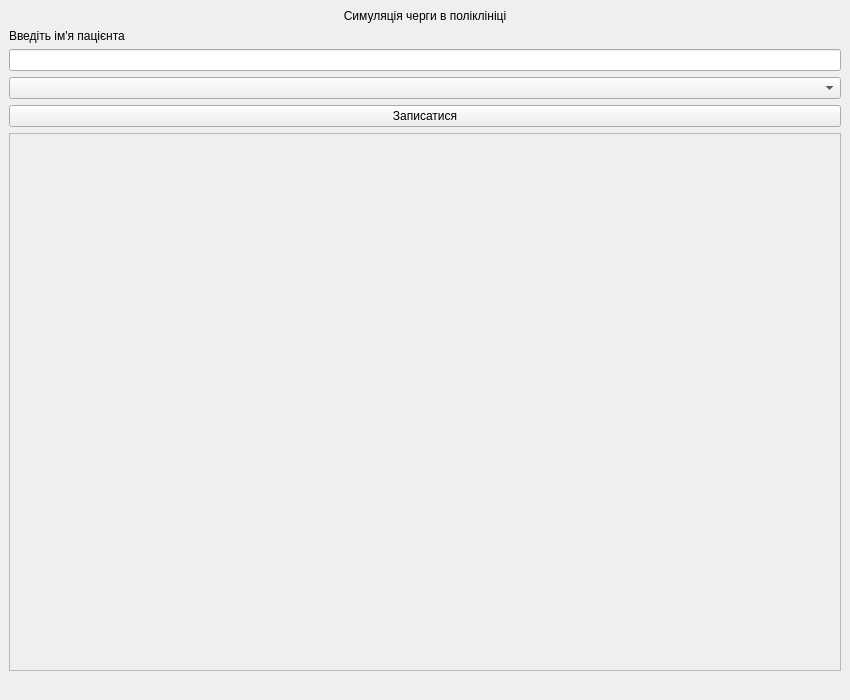
<?xml version="1.0" encoding="UTF-8"?>
<ui version="4.0">
 <class>MainWindow</class>
 <widget class="QMainWindow" name="MainWindow">
  <property name="geometry">
   <rect>
    <x>0</x>
    <y>0</y>
    <width>850</width>
    <height>700</height>
   </rect>
  </property>
  <property name="windowTitle">
   <string>MainWindow</string>
  </property>
  <widget class="QWidget" name="centralwidget">
   <layout class="QVBoxLayout" name="verticalLayout">
    <item>
     <widget class="QLabel" name="title">
      <property name="text">
       <string>Симуляція черги в поліклініці</string>
      </property>
      <property name="alignment">
       <set>Qt::AlignmentFlag::AlignCenter</set>
      </property>
     </widget>
    </item>
    <item>
     <widget class="QLabel" name="label_patient_name">
      <property name="text">
       <string>Введіть ім'я пацієнта</string>
      </property>
     </widget>
    </item>
    <item>
     <widget class="QLineEdit" name="input_patient_name"/>
    </item>
    <item>
     <widget class="QComboBox" name="comboBox_doctor_select"/>
    </item>
    <item>
     <widget class="QPushButton" name="pushButton_add_patient">
      <property name="text">
       <string>Записатися</string>
      </property>
     </widget>
    </item>
    <item>
     <widget class="QScrollArea" name="scrollArea">
      <property name="widgetResizable">
       <bool>true</bool>
      </property>
      <widget class="QWidget" name="scrollArea_content">
       <property name="geometry">
        <rect>
         <x>0</x>
         <y>0</y>
         <width>830</width>
         <height>528</height>
        </rect>
       </property>
      </widget>
     </widget>
    </item>
    <item>
     <widget class="QLabel" name="label_status">
      <property name="text">
       <string/>
      </property>
     </widget>
    </item>
   </layout>
  </widget>
 </widget>
 <resources/>
 <connections/>
</ui>
